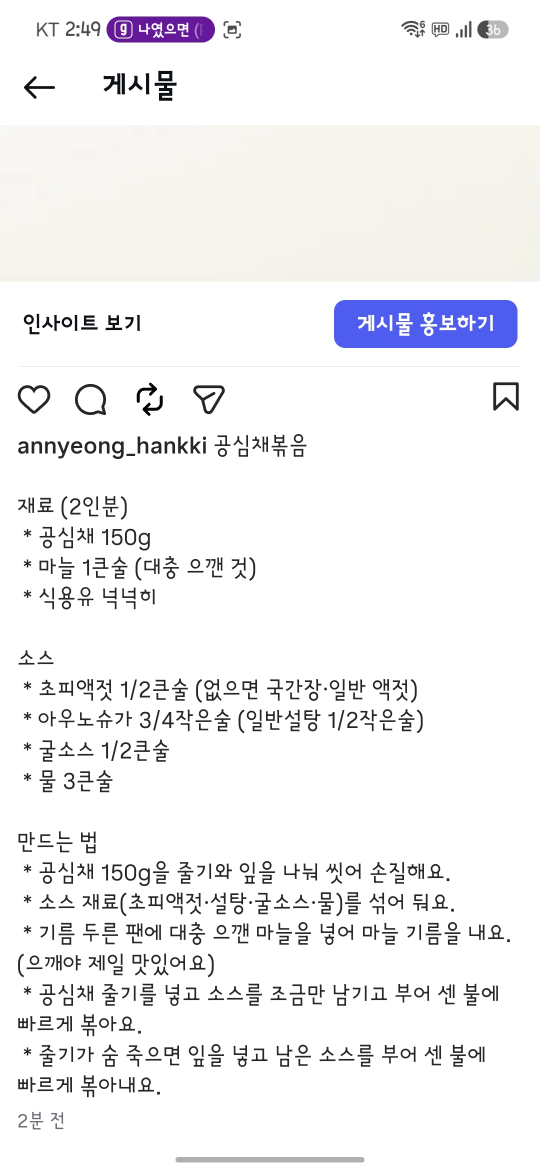
#> input picture hankki/design/promo/가져오기안내-원본캡처-2508/5-갤러리-깨끗.png, 1080 x 2340 px (shown at 1/2 size)
$ python -i '_판-인스타원본가리기-0828.py'   (imports and definitions only)
#> lines starting #> are read from the running program, lines starting #| are printed output that depends on the picture; after the words box and inside, x2 and y2 are one past the last pixel; in counts of white or black regions, pixels touching at a corner belong together
#> further down, picture is the input picture: PIL image 1080x2340 RGB; mean R, G, B 242.3, 241.8, 243.2
#!/usr/bin/env python3
# 🔒 홍보물 원본 캡처 «가리기» — 개인정보 ＋ 계정 주인에게만 보이는 줄 (2026-08-28)
#
# 📮 창업자 = *"영상만들때 **내 개인정보랑 친구목록은 다 지워줘야해**"*
# 📮 창업자 = *"1번 **인사이트보기 나와. 지워야하고.**"*
#
# ⭐⭐ 왜 「인사이트 보기」를 지우나 — **그 줄은 계정 «주인»에게만 보인다.**
#    홍보물을 보는 사람은 남의 게시물을 보는 «일반 유저»다. 주인 화면을 보여주면
#    ⑴ 유저가 자기 화면에서 못 찾고 ⑵ 「이건 내 화면이 아니네」로 읽힌다.
#    ⛔ 덮지 않고 «잘라낸다» — 덮으면 빈 자리가 남아 오히려 눈에 띈다(공유 시트 친구 줄과 같은 방식).
#
# 🔢 실측 (2026-08-28 · 1080×2340)
#    · 상단바        = y 0~95   (통신사·시각·알림 배지)  → 아래 깨끗한 띠로 덮는다
#    · 인사이트 줄   = y 563~764 (앞뒤 흰 여백 포함)      → 통째로 잘라낸다(202px)
#    · 앱 목록 블러  = 한끼 아이콘 (412, 478) 반지름 150만 선명
#
# ⛔ `3-공유시트.png` 는 «이미» 카톡 친구 3명 줄을 잘라낸 판이라(세로 2002) 여기서 또 안 자른다.
#
# 실행: cd /home/user/hankki/hankki && python3 scripts/_판-인스타원본가리기-0828.py
import sys
from pathlib import Path

import numpy as np
from PIL import Image, ImageDraw, ImageFilter

원본 = Path(__file__).resolve().parent.parent / 'design/promo/가져오기안내-원본캡처-2508'

상단바_끝 = 96
인사이트 = (563, 765)          # 잘라낼 범위 [위, 아래)
한끼자리 = (412, 478, 150)     # 앱 목록에서 선명하게 남길 원 (x, y, 반지름)


def 상단바덮기(im: Image.Image) -> Image.Image:
    """통신사·시각·알림 배지를 바로 아래 깨끗한 띠로 덮는다."""
    a = np.array(im)
    띠 = a[상단바_끝:상단바_끝 + 6].mean(axis=0).astype('uint8')
    for y in range(0, 상단바_끝):
        a[y] = 띠
    return Image.fromarray(a)


def 인사이트잘라내기(im: Image.Image) -> Image.Image:
    """「인사이트 보기 · 게시물 홍보하기」 줄을 통째로 덜어내고 아래를 위로 당긴다."""
    위, 아래 = 인사이트
    새 = Image.new('RGB', (im.width, im.height - (아래 - 위)), (255, 255, 255))
    새.paste(im.crop((0, 0, im.width, 위)), (0, 0))
    새.paste(im.crop((0, 아래, im.width, im.height)), (0, 위))
    return 새


def 앱목록블러(im: Image.Image) -> Image.Image:
    """한끼 아이콘만 선명하게 두고 나머지 앱(＝개인 앱 목록)을 흐린다."""
    cx, cy, r = 한끼자리
    흐림 = im.filter(ImageFilter.GaussianBlur(18))
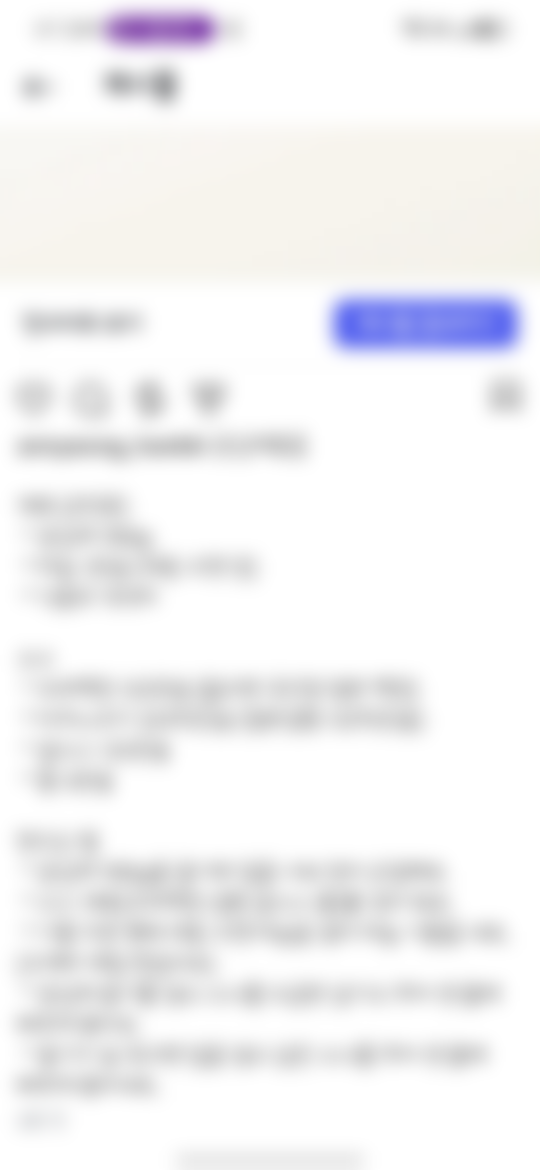
#> 흐림: PIL image 1080x2340 RGB (shown at 1/2 size); mean R, G, B 242.3, 241.9, 243.3
    마스크 = Image.new('L', im.size, 255)
#> 마스크: PIL image 1080x2340 L; every value is 255
    ImageDraw.Draw(마스크).ellipse([cx - r, cy - r, cx + r, cy + r], fill=0)
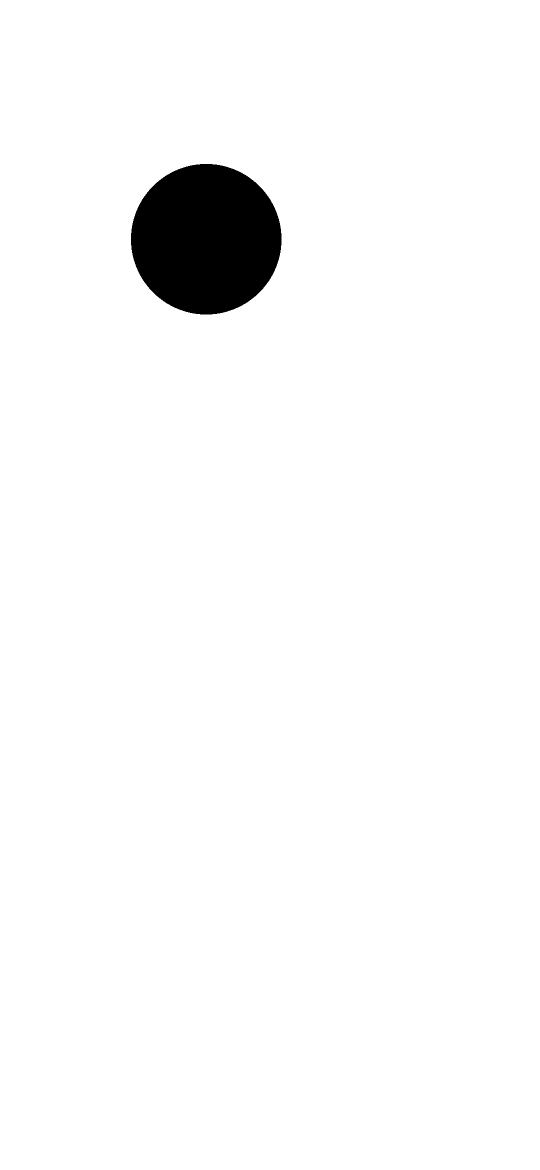
#> 마스크: PIL image 1080x2340 L (shown at 1/2 size); 97.2% white; 1 black region, box (x1, y1, x2, y2) and area: (262, 328, 563, 629) 71129
    마스크 = 마스크.filter(ImageFilter.GaussianBlur(14))
    return Image.composite(흐림, im, 마스크)


# ⛔⛔ 도구띠 판은 인사이트 줄을 «안» 자른다 — 이유 둘
#   ⑴ 우리가 그 판에서 쓰는 건 «맨 아래 도구 띠»뿐이다(합성 재료). 위쪽은 안 쓴다.
#   ⑵ 자르면 도구 띠의 y 좌표가 202px 밀려서 오려낼 자리가 어긋난다.
#   📌 「가릴 수 있으니 다 가린다」가 아니라 «쓰는 데»를 보고 정한다.
할일 = [
    ('1-인스타-도구띠.png', '1-인스타-도구띠-가림.png', ['상단바']),
    ('2-인스타-깨끗.png', '2-인스타-깨끗-가림.png', ['상단바', '인사이트']),
    ('3-공유시트.png', '3-공유시트-가림.png', ['상단바']),
    ('4-앱목록.png', '4-앱목록-가림.png', ['상단바', '블러']),
]

# [20 lines not run here, left out]

# 🔒 인사이트 줄이 진짜 사라졌나 — 보라색 「게시물 홍보하기」 단추가 0px 이어야 한다
#    ⭐ 「깨끗판」만 본다 — 도구띠 판은 위쪽을 안 쓰므로 대상이 아니다(위 할일 주석 참조).
낼 = '2-인스타-깨끗-가림.png'
# [1 line not run here, left out]
# [1 line that did not run here, left out]
# [3 lines not run here, left out]

>>> from PIL import Image
>>> picture = Image.open('../design/promo/가져오기안내-원본캡처-2508/5-갤러리-깨끗.png')
>>> result = 앱목록블러(picture)
